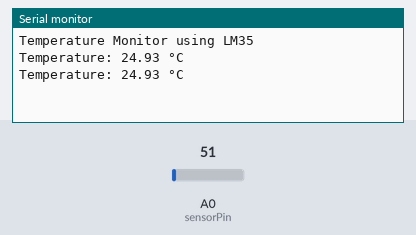
Simulated run of this sketch. Board: Arduino Uno, built with avr-gcc and run on an emulated ATmega328P. Parts: the last lines printed to the serial monitor. Inputs (shaded band) come from the test bench; at power-on: A0 (sensorPin) = 51.

Above: at 1.8 s.
1.9 s: A0 (sensorPin) set to 61
At 2.8 s:
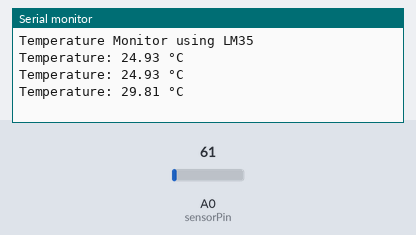
3.4 s: A0 (sensorPin) set to 71
At 4.6 s:
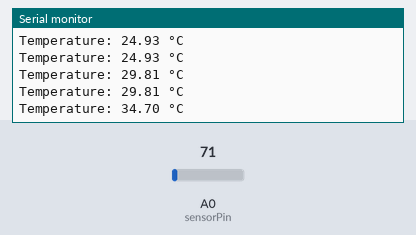
Timing chart, 0 to 6.4 s (numbered marks = the images above; inputs shaded):
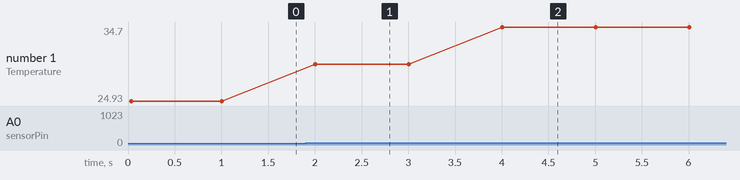

Measured:
- after the input at 1.9 s, the serial monitor: prints a new line after 0.10 s (image 1)
- after the input at 3.4 s, the serial monitor: prints a new line after 0.60 s (image 2)
- plotted number 1: 24.93 → 29.81 after the input at 1.9 s, 29.81 → 34.7 after the input at 3.4 s

The sketch:

TemperatureMonitorLM35Sensor.ino
```cpp
int sensorPin = A0; // LM35 output connected to A0

void setup() {
  Serial.begin(9600);
  Serial.println("Temperature Monitor using LM35");
}

void loop() {
  int value = analogRead(sensorPin);
  float voltage = value * (5.0 / 1023.0);
  float temperature = voltage * 100; // LM35: 10mV per °C

  Serial.print("Temperature: ");
  Serial.print(temperature);
  Serial.println(" °C");
  delay(1000);
}
```
